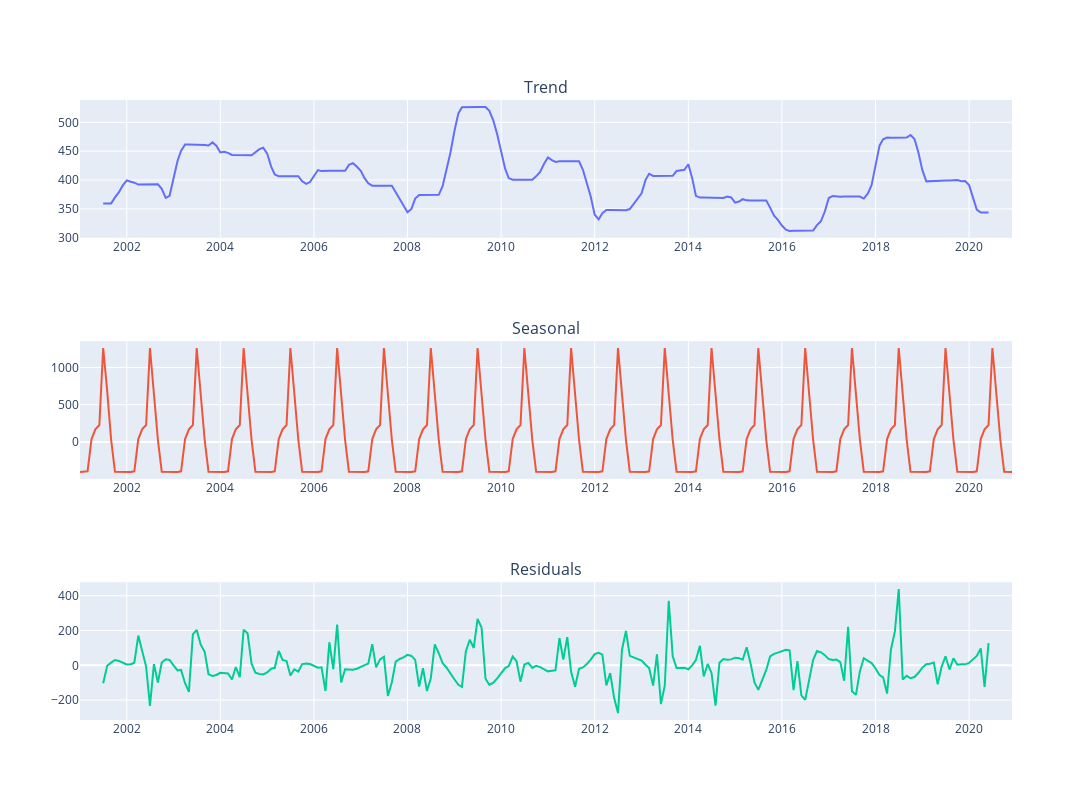

The cell this chart's notebook holds for it:
### Code cell
cols = ['Trend', 'Seasonal', 'Residuals']

fig = make_subplots(rows=3, cols=1, subplot_titles=cols)

for i, col in enumerate(cols):
    fig.add_trace(
        go.Scatter(x=Sightings_Surveys.index, y=Sightings_Surveys[col]),
        row=i+1,
        col=1)

fig.update_layout(height=800, width=1150, showlegend=False)
fig.show()

### Figure 1 — Plotly figure (JSON) as saved in the notebook; plotly's stock layout.template omitted (floating-point values rounded to 4 significant figures; data arrays with more than 128 entries replaced by an {"elided": "..."} marker saying what was removed)
{"data": [{"type": "scatter", "x": {"elided": "240 str values"}, "xaxis": "x", "y": {"elided": "240 float values"}, "yaxis": "y"}, {"type": "scatter", "x": {"elided": "240 str values"}, "xaxis": "x2", "y": {"elided": "240 float values"}, "yaxis": "y2"}, {"type": "scatter", "x": {"elided": "240 str values"}, "xaxis": "x3", "y": {"elided": "240 float values"}, "yaxis": "y3"}], "layout": {"annotations": [{"font": {"size": 16}, "showarrow": false, "text": "Trend", "x": 0.5, "xanchor": "center", "xref": "paper", "y": 1, "yanchor": "bottom", "yref": "paper"}, {"font": {"size": 16}, "showarrow": false, "text": "Seasonal", "x": 0.5, "xanchor": "center", "xref": "paper", "y": 0.6111, "yanchor": "bottom", "yref": "paper"}, {"font": {"size": 16}, "showarrow": false, "text": "Residuals", "x": 0.5, "xanchor": "center", "xref": "paper", "y": 0.2222, "yanchor": "bottom", "yref": "paper"}], "height": 800, "showlegend": false, "width": 1150, "xaxis": {"anchor": "y", "autorange": true, "domain": [0, 1], "range": ["2001-01-01", "2020-12-01"], "type": "date"}, "xaxis2": {"anchor": "y2", "autorange": true, "domain": [0, 1], "range": ["2001-01-01", "2020-12-01"], "type": "date"}, "xaxis3": {"anchor": "y3", "autorange": true, "domain": [0, 1], "range": ["2001-01-01", "2020-12-01"], "type": "date"}, "yaxis": {"anchor": "x", "autorange": true, "domain": [0.7778, 1], "range": [300.0, 538.7], "type": "linear"}, "yaxis2": {"anchor": "x2", "autorange": true, "domain": [0.3889, 0.6111], "range": [-497.2, 1355.0], "type": "linear"}, "yaxis3": {"anchor": "x3", "autorange": true, "domain": [0, 0.2222], "range": [-314.1, 477.4], "type": "linear"}}}
